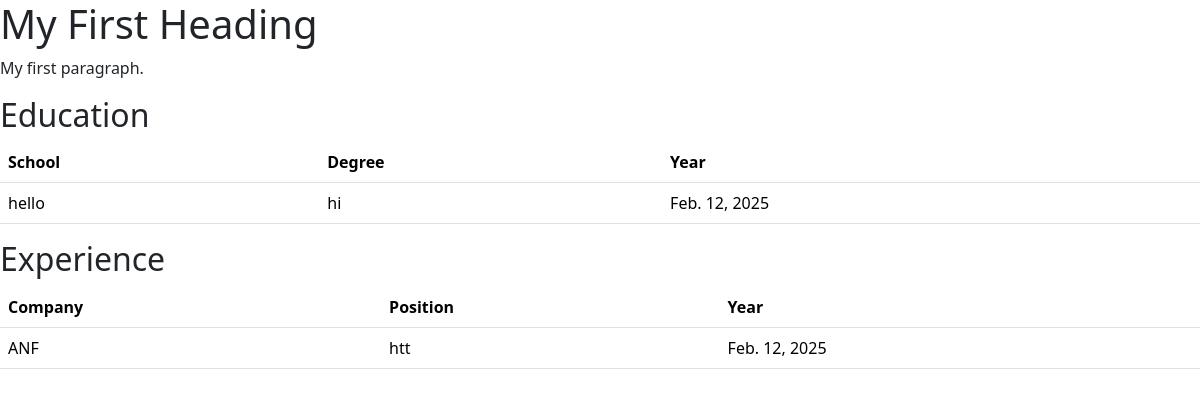
Before: / with the older database file.
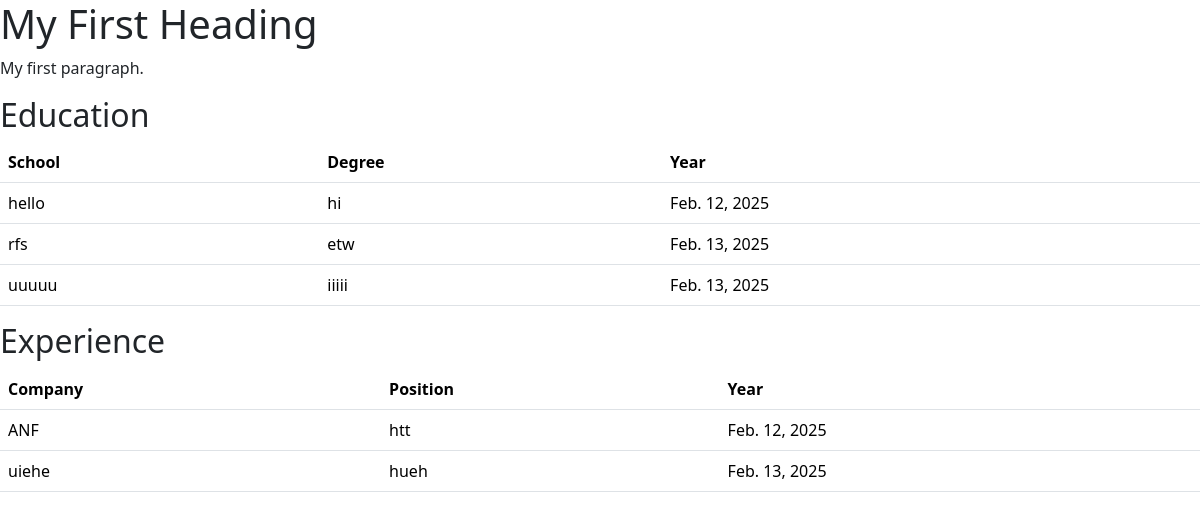
After: the same page with the newer database file.
### portfolioapp/models.py (models this page shows, shortened)
class Education(models.Model):
    school = models.CharField(max_length=100)
    degree = models.CharField(max_length=100)
    year = models.DateField()

class Experience(models.Model):
    company = models.CharField(max_length=100)
    position = models.CharField(max_length=100)
    year = models.DateField()

### portfolioapp/views.py (the view)
# urls.py: path('', homepage_view),
def homepage_view(request):
    educations =Education.objects.all()
    experiences= Experience.objects.all()  #--> yo ORM le garda code yesto sajilo bhako, natra, SQL lekhna parthyo
    context= {
        "educations": educations,
        "experiences": experiences}
    return render(request, "homepage.html", context=context)

### templates/homepage.html (shortened to what this page needs)
<!DOCTYPE html>
<html>
    <head>
        <link href="https://cdn.jsdelivr.net/npm/bootstrap@5.3.3/dist/css/bootstrap.min.css" rel="stylesheet">
    </head>
    <body>
        <h1>My First Heading</h1>
        <p>My first paragraph.</p>
        <h2> Education</h2>
        <table class="table">
            <tr>
                <th>School</th>
                <th>Degree</th>
                <th>Year</th>
            </tr>
            {% for education in educations %}
            <tr>
                <td> {{education.school}}</td>
                <td> {{education.degree}} </td>
                <td> {{education.year}}</td>
            </tr>
            {% endfor %}
        </table>
        <h2> Experience</h2>
        <table class="table">
            <th>Company</th>
            <th>Position</th>
            <th>Year</th>
            {%for experience in experiences %}
            <tr>
                <td> {{experience.company}} </td>
                <td> {{experience.position}} </td>
                <td> {{experience.year}} </td>
            </tr>
            {% endfor %}  {% comment %} This is called jinja {% endcomment %}
        </table>
    </body>
</html>

Changed rows visible on the page:
added Education: school "rfs", degree "etw", year "Feb. 13, 2025"
added Education: school "uuuuu", degree "iiiii", year "Feb. 13, 2025"
added Experience: company "uiehe", position "hueh", year "Feb. 13, 2025"
